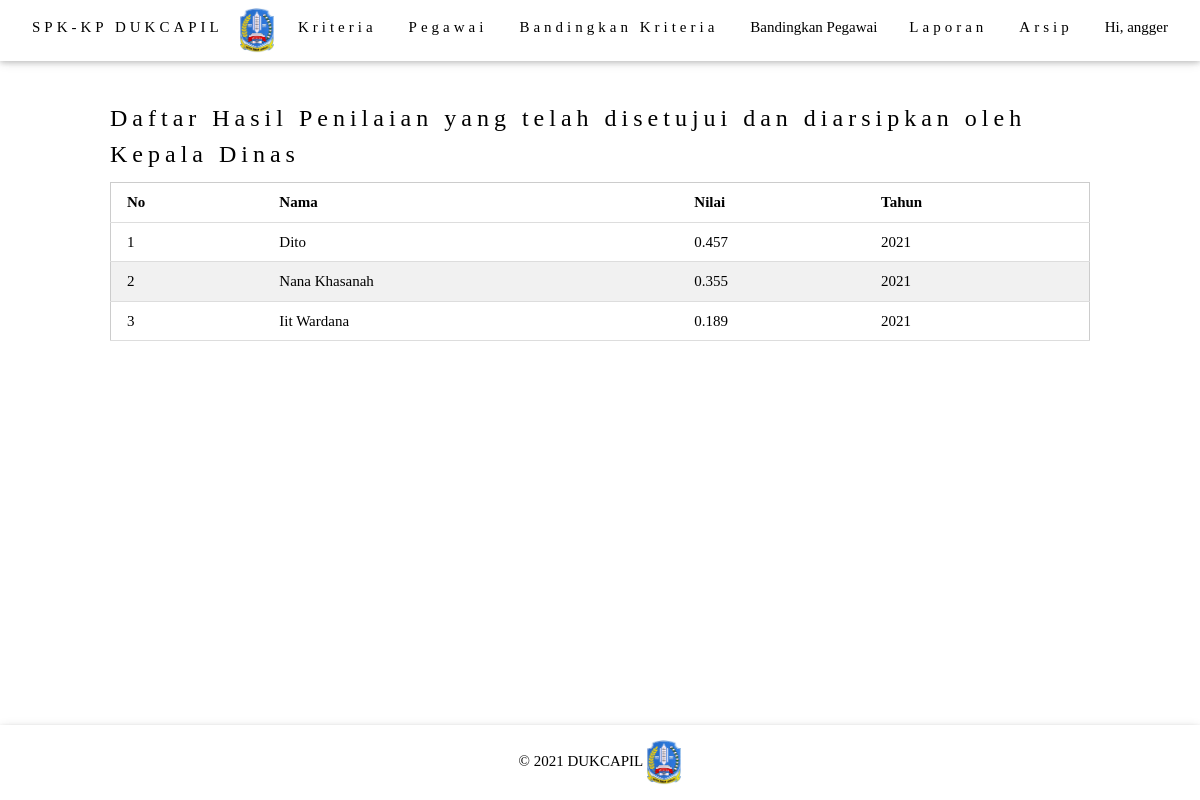
The page /spkkp/arsip.php (signed in) on the database its author committed.
### tables this page shows
CREATE TABLE `arsip` (
  `id` int(11) UNSIGNED NOT NULL,
  `id_alternatif` int(11) DEFAULT NULL,
  `nilai` float DEFAULT NULL,
  `tahun` text DEFAULT NULL
);

CREATE TABLE `alternatif` (
  `id` int(11) NOT NULL,
  `nama` varchar(50) NOT NULL,
  `cpns` date DEFAULT NULL,
  `pns` date DEFAULT NULL,
  `golongan` enum('I','II','III','IV') NOT NULL DEFAULT 'III'
);

### spkkp/fungsi.php (called while the page is built, shortened)
<?php
function getNamaa($id)
{
	include('config.php');
	$query  = "SELECT nama FROM alternatif WHERE id=$id";
	$result = mysqli_query($koneksi, $query);
	while ($row = mysqli_fetch_array($result)) {
		$nama = $row['nama'];
	}
	return $nama;
}
	?>

### spkkp/arsip.php (the view)
<?php
  include('config.php');
  include('fungsi.php');
  include('header.php');
 ?>
 <br><br><br><br>
 <section class="w3-content">
   <h3>Daftar Hasil Penilaian yang telah disetujui dan diarsipkan oleh Kepala Dinas</h3>
   <table class="w3-table-all" >
       <thead>
         <th>No</th>
         <th>Nama</th>
         <th>Nilai</th>
         <th>Tahun</th>
       </thead>
   <tbody>
   <?php
   $query = "SELECT id_alternatif,nilai, tahun FROM arsip";
   $result = mysqli_query($koneksi, $query);
   $i = 0;
   while ($row = mysqli_fetch_array($result)) {
     $i++;
     ?>
     <tr>
       <td> <?php echo $i; ?> </td>
       <td> <?php
          echo ucfirst(getNamaa($row['id_alternatif']));
       ?>
     </td>
     <td> <?php echo round($row['nilai'],3); ?> </td>
     <td> <?php echo $row['tahun']; ?> </td>
     </tr>
     <?php
   }
    ?>
    </tbody>
   </table>
 </section>
<?php include('footer.php'); ?>

### spkkp/css/w3.css (style rules this page uses)
html { box-sizing:border-box }
*,*:before,*:after { box-sizing:inherit }
html { -ms-text-size-adjust:100%;-webkit-text-size-adjust:100% }
body { margin:0 }
article,aside,details,figcaption,figure,footer,header,main,menu,nav,section { display:block }
html,body { font-family:Verdana,sans-serif;font-size:15px;line-height:1.5 }
html { overflow-x:hidden }
h3 { font-size:24px }
h1,h2,h3,h4,h5,h6 { font-family:"Segoe UI",Arial,sans-serif;font-weight:400;margin:10px 0 }
.w3-table,.w3-table-all { border-collapse:collapse;border-spacing:0;width:100%;display:table }
.w3-table-all { border:1px solid #ccc }
.w3-bordered tr,.w3-table-all tr { border-bottom:1px solid #ddd }
.w3-table-all tr:nth-child(odd) { background-color:#fff }
.w3-table-all tr:nth-child(even) { background-color:#f1f1f1 }
.w3-table td,.w3-table th,.w3-table-all td,.w3-table-all th { padding:8px 8px;display:table-cell;text-align:left;vertical-align:top }
.w3-table th:first-child,.w3-table td:first-child,.w3-table-all th:first-child,.w3-table-all td:first-child { padding-left:16px }
.w3-content,.w3-auto { margin-left:auto;margin-right:auto }
.w3-content { max-width:980px }

### spkkp/header.php (style rules this page uses)
body { font-family: "Times New Roman", Georgia, Serif; }
h1, h2, h3, h4, h5, h6 { font-family: "Playfair Display"; letter-spacing: 5px; }

### rows shown on the page
arsip: id_alternatif.nama "Dito", nilai "0.457", tahun "2021"
arsip: id_alternatif.nama "Nana Khasanah", nilai "0.355", tahun "2021"
arsip: id_alternatif.nama "Iit Wardana", nilai "0.189", tahun "2021"

### other values the page prints
$_SESSION["username"] "angger"
